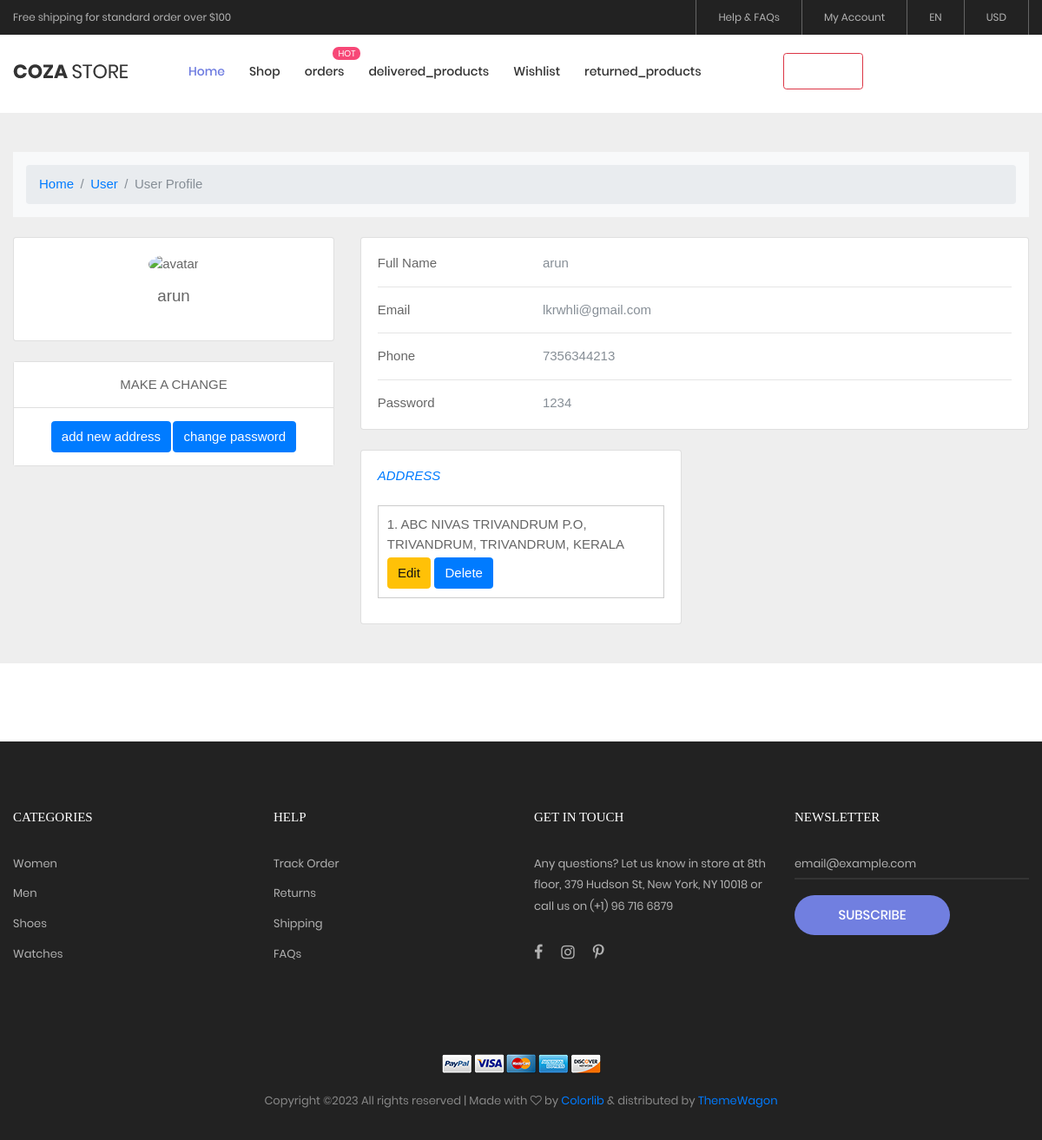
Before: /pro/ (signed in) with the older database file.
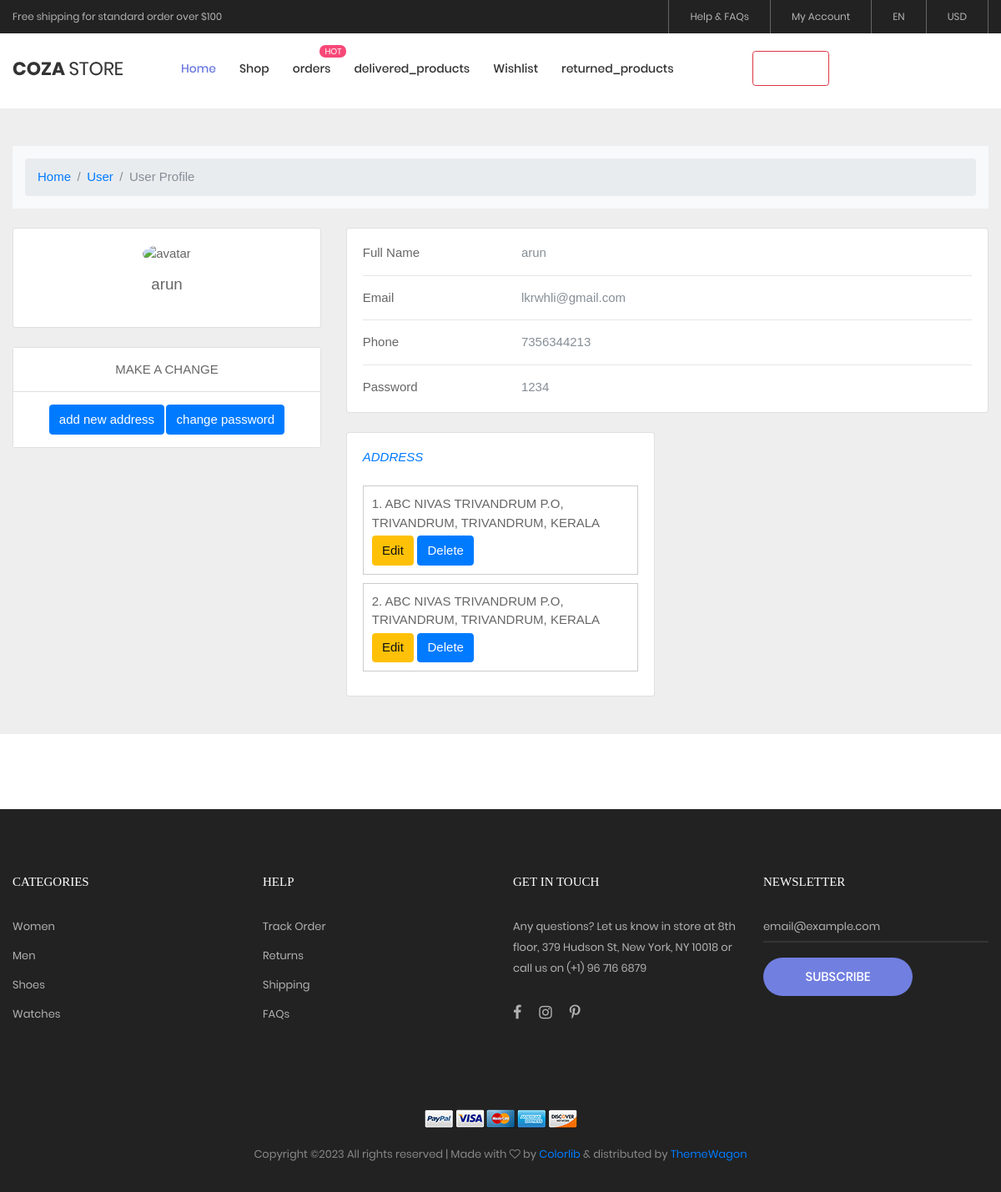
After: the same page with the newer database file.
### MOBILE/models.py (models this page shows, shortened)
class Uuser(models.Model):
    id=models.AutoField(primary_key=True)
    name=models.CharField(max_length=255)
    email=models.CharField(max_length=255)
    password=models.CharField(max_length=255)
    repassword=models.CharField(max_length=255)
    phone_number=models.PositiveBigIntegerField(null=False, blank=False, default=1)
    blocked = models.BooleanField(default=False)

class Address(models.Model):
     user_id   =   models.ForeignKey(Uuser,on_delete=models.CASCADE, null=True)
     address_line=models.CharField(max_length=255)
     state=models.CharField(max_length=255)
     district=models.CharField(max_length=255)
     city=models.CharField(max_length=255)
     def __str__(self):
          return f"{self.address_line}, {self.city}, {self.district}, {self.state}"

### MOBILE/views.py (the view)
# urls.py: path('pro/', views.profile, name='pro'),
def profile(request):
    if "name" in request.session:
        li=[]
        user_name = request.session['name']
        user=Uuser.objects.get(name=user_name)
        address=Address.objects.filter(user_id=user)
        for i in address:
         li.append((i.address_line,i.state))
        li=set(li)
        print(li)
        li=list(li)
        return render(request,"profile.html",{"address": address,"user":user,"li":li})

### MOBILE/templates/profile.html (shortened to what the changed rows need)
{% load static %}
<!DOCTYPE html>
<html lang="en">
<head>
	<link rel="stylesheet" type="text/css" href="{% static 'assets/vendor/bootstrap/css/bootstrap.min.css' %}">
	<link rel="stylesheet" type="text/css" href="{% static 'assets/fonts/font-awesome-4.7.0/css/font-awesome.min.css' %}">
	<link rel="stylesheet" type="text/css" href="{% static 'assets/fonts/iconic/css/material-design-iconic-font.min.css' %}">
	<link rel="stylesheet" type="text/css" href="{% static 'assets/fonts/linearicons-v1.0.0/icon-font.min.css' %}">
	<link rel="stylesheet" type="text/css" href="{% static 'assets/vendor/animate/animate.css' %}">
	<link rel="stylesheet" type="text/css" href="{% static 'assets/vendor/css-hamburgers/hamburgers.min.css' %}">
	<link rel="stylesheet" type="text/css" href="{% static 'assets/vendor/animsition/css/animsition.min.css' %}">
	<link rel="stylesheet" type="text/css" href="{% static 'assets/vendor/select2/select2.min.css' %}">
	<link rel="stylesheet" type="text/css" href="{% static 'assets/vendor/daterangepicker/daterangepicker.css' %}">
	<link rel="stylesheet" type="text/css" href="{% static 'assets/vendor/slick/slick.css' %}">
	<link rel="stylesheet" type="text/css" href="{% static 'assets/vendor/MagnificPopup/magnific-popup.css' %}">
	<link rel="stylesheet" type="text/css" href="{% static 'assets/vendor/perfect-scrollbar/perfect-scrollbar.css' %}">
	<link rel="stylesheet" type="text/css" href="{% static 'assets/css/util.css' %}">
	<link rel="stylesheet" type="text/css" href="{% static 'assets/css/main.css' %}">
</head>
<body class="animsition">
    <br>
    <br>
    <br>
    <br>
    <section style="background-color: #eee;">
        <div class="container py-5">
          <div class="row">
            <div class="col-lg-4">
              <div class="card mb-4">
                <div class="card-body text-center">
                  <img src="https://mdbcdn.b-cdn.net/img/Photos/new-templates/bootstrap-chat/ava3.webp" alt="avatar"
                    class="rounded-circle img-fluid" style="width: 150px;">
                  <h5 class="my-3">{{user.name}}</h5>
                </div>
              </div>
            </div>
            <div class="col-lg-8">
              <div class="card mb-4">
                <div class="card-body">
                  <div class="row">
                    <div class="col-sm-9">
                      <p class="text-muted mb-0">{{user.name}}</p>
                    </div>
                  </div>
                  <div class="row">
                    <div class="col-sm-9">
                      <p class="text-muted mb-0">{{user.email}}</p>
                    </div>
                  </div>
                  <div class="row">
                    <div class="col-sm-9">
                      <p class="text-muted mb-0">{{user.phone_number}}</p>
                    </div>
                  </div>
                  <div class="row">
                    <div class="col-sm-9">
                      <p class="text-muted mb-0">{{user.password}}</p>
                    </div>
                  </div>
                </div>
              </div>
              <div class="row">
                <div class="col-md-6">
                  <div class="card mb-4 mb-md-0">
                    <div class="card-body">
					  {%for j in address%}
                          <div style="border: 1px solid #ccc; padding: 10px; margin-bottom: 10px;">
                            <p class="mb-1" style="font-size: 1rem;">{{ forloop.counter }}. {{ j }}</p>
                            <a href="/edit_add/{{ j.id }}" class="btn btn-warning">Edit</a>
                            <a href="/delete_add/{{ j.id }}" class="btn btn-primary">Delete</a>
                          </div>
						{%endfor%}
                    </div>
                  </div>
                </div>
              </div>
            </div>
          </div>
        </div>
      </section>
<br>
<br>
<br>
<br>
</body>
</html>

Changed rows visible on the page:
added Address: address_line+city+district "ABC NIVAS TRIVANDRUM P.O, TRIVANDRUM, TRIVANDRUM, KERALA"
